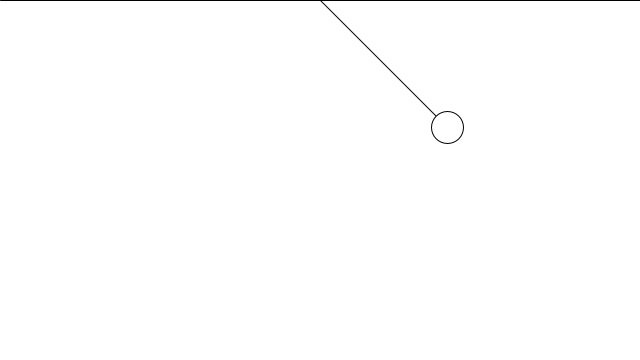
Frame 1 (no input)
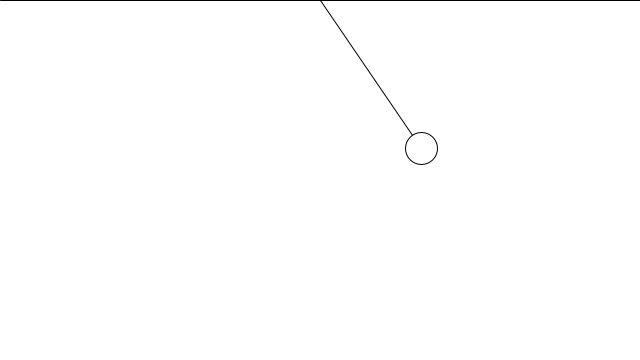
Frame 60 (the mouse pressed at the canvas centre just before this capture)
Frame 120 (the mouse held since frame 60 and released just before this capture): identical to frame 1, image omitted

The Processing sketch that drew these frames (run headless with seeded random() and noise(); from frame 60 on, the mouse is pressed at the canvas centre):

// Processing sketch: pendel
// ── pendel.pde
PVector origin;
PVector pendel;
float len;

float angle = PI/4;
float aVel = 0.0;
float aAcc = 0.0;

void setup()
{
  size(640, 360);
  len = 180;
  origin = new PVector(width/2, 0);
  pendel = new PVector(width/2, len);
}

void draw()
{
  background(255);
  line(0, 0, width, 0);
  
  pendel.x = origin.x + len * sin(angle);
  pendel.y = origin.y + len * cos(angle);
  
  line(origin.x, origin.y, pendel.x, pendel.y);
  
  stroke(0);
  ellipse(pendel.x, pendel.y, 32, 32);
  
  aAcc = -0.01 * sin(angle);
  
  angle += aVel;
  aVel += aAcc;
  
  aVel *= 0.99;
  
  if(mousePressed)
  {
    angle = PI/4;
    aVel = 0.0;
    aAcc = 0.0;
  }
}
